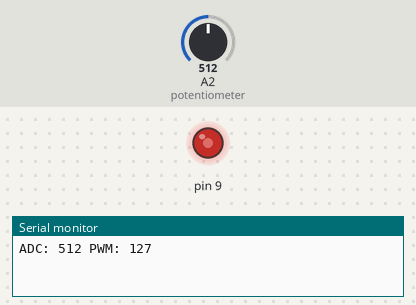
The sketch below on a simulated Arduino Uno, built with avr-gcc and run on an emulated ATmega328P. On the bench: output pins drawn as LEDs (lit = HIGH), the last lines printed to the serial monitor. The test bench sets the inputs (shaded band); at power-on: A2 (potentiometer) = 512.

Above: at 1.2 s.
1.3 s: A2 (potentiometer) set to 716
At 1.9 s:
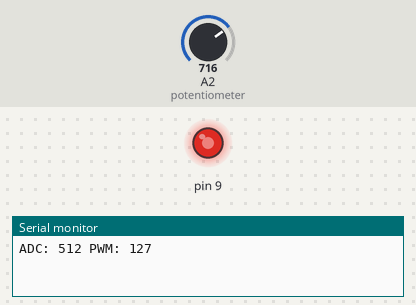
2.8 s: A2 (potentiometer) set to 900
At 4.0 s:
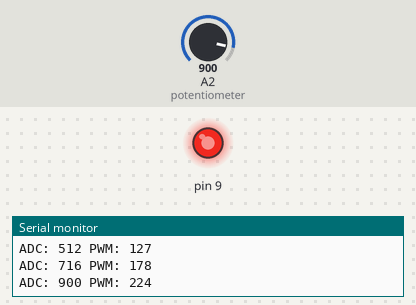
4.3 s: A2 (potentiometer) set to 122
At 5.3 s:
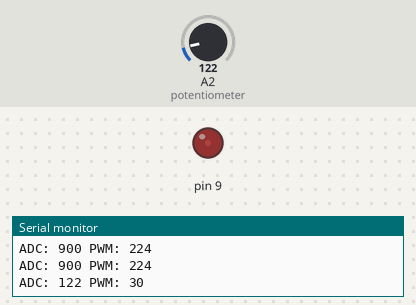
5.8 s: A2 (potentiometer) set to 0
At 6.5 s:
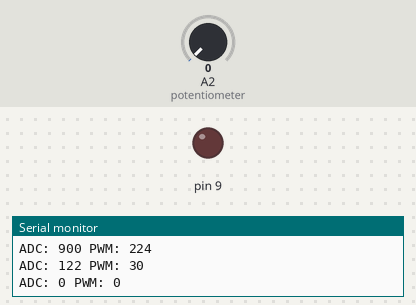
7.3 s: A2 (potentiometer) set to 511
At 7.6 s:
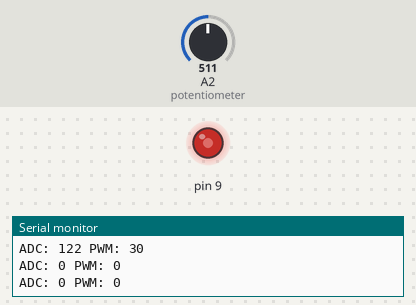
Timing chart, 0 to 9.8 s (numbered marks = the images above; inputs shaded):
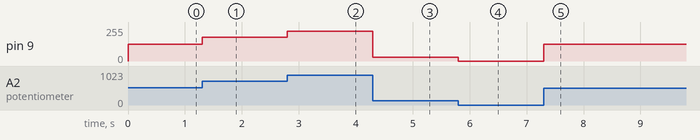

Measured:
- after the input at 1.3 s, pin 9: 127/255 → 178/255 at once
- after the input at 2.8 s, pin 9: 178/255 → 224/255 at once
- after the input at 4.3 s, pin 9: 224/255 → 30/255 at once
- after the input at 5.8 s, pin 9: 30/255 → 0/255 at once
- after the input at 7.3 s, pin 9: 0/255 → 127/255 at once

The sketch:

sketch.ino
```cpp
unsigned long Last_time = 0;
void setup() {
  // put your setup code here, to run once:
  pinMode(9, OUTPUT);
  pinMode(A2, INPUT);
  Serial.begin(9600);

}

void loop() {
  // put your main code here, to run repeatedly:
  int AD_c = analogRead(A2) ;
  int PWM = map(AD_c, 0, 1023, 0, 255);
  analogWrite(9,PWM);

  if(millis()-Last_time > 1000){
    Serial.print("ADC: ");
    Serial.print(AD_c);
    Serial.print(" PWM: ");
    Serial.println(PWM);
    Last_time = millis();
  }

}
```
